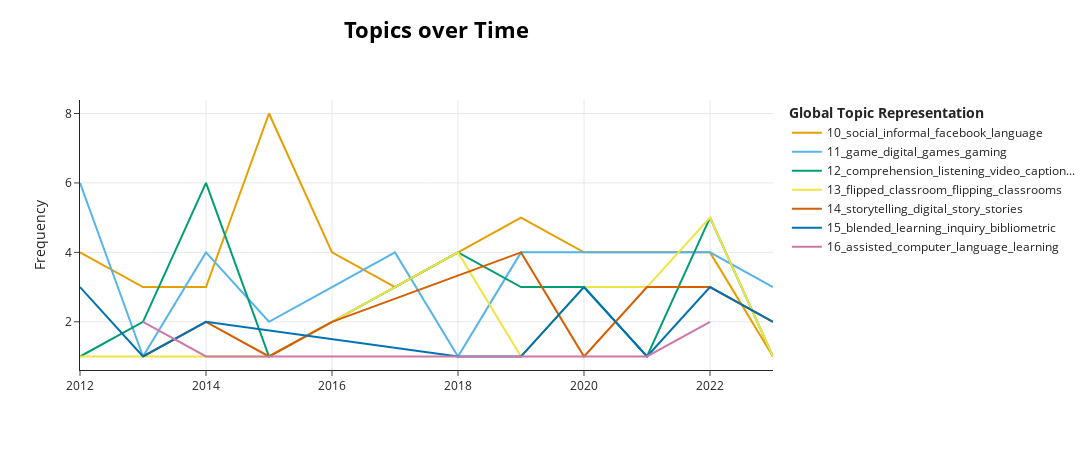

The code cell stored with this chart in its notebook:
### Code cell
model.visualize_topics_over_time(topics_over_time, topics=[10, 11, 12, 13, 14, 15, 16])

### Figure 1 — Plotly figure (JSON) as saved in the notebook; plotly's stock layout.template omitted (floating-point values rounded to 4 significant figures)
{"data": [{"hoverinfo": "text", "hovertext": ["<b>Topic 10</b><br>Words: communities, social, informal, facebook, hegemony", "<b>Topic 10</b><br>Words: emic, appropriately, informal, effectively, facebook", "<b>Topic 10</b><br>Words: transformation, microblogging, photovoice, empowering, facebook", "<b>Topic 10</b><br>Words: am, social, language, informal, facebook", "<b>Topic 10</b><br>Words: social, sites, borderlands, esol, networks", "<b>Topic 10</b><br>Words: facebook, teaches, networks, fluid, social", "<b>Topic 10</b><br>Words: informal, online, social, minority, shokran", "<b>Topic 10</b><br>Words: social, francophiles, informal, networks, web", "<b>Topic 10</b><br>Words: informal, facebook, experimentation, waters, varieties", "<b>Topic 10</b><br>Words: media, social, 2008, anonymous, generated", "<b>Topic 10</b><br>Words: memes, ecological, perspective, use, an"], "marker": {"color": "#E69F00"}, "mode": "lines", "name": "10_social_informal_facebook_language", "type": "scatter", "x": [2012, 2013, 2014, 2015, 2016, 2017, 2018, 2019, 2020, 2022, 2023], "y": [4, 3, 3, 8, 4, 3, 4, 5, 4, 4, 1]}, {"hoverinfo": "text", "hovertext": ["<b>Topic 11</b><br>Words: game, world, warcraft, playing, games", "<b>Topic 11</b><br>Words: play, learn, gaming, culture, to", "<b>Topic 11</b><br>Words: game, digital, games, gaming, something", "<b>Topic 11</b><br>Words: game, used, multiplayer, massively, games", "<b>Topic 11</b><br>Words: game, games, multiplayer, massively, simulation", "<b>Topic 11</b><br>Words: game, gaming, digital, connectivity, encouraging", "<b>Topic 11</b><br>Words: upper, urban, gaming, polish, secondary", "<b>Topic 11</b><br>Words: games, game, digital, multiplayer, massively", "<b>Topic 11</b><br>Words: game, digital, games, play, scenario", "<b>Topic 11</b><br>Words: game, gamers, guerrilla, catalan, fan", "<b>Topic 11</b><br>Words: game, digital, games, epistemic, discriminant", "<b>Topic 11</b><br>Words: game, pc, phrasal, multiplayer, massively"], "marker": {"color": "#56B4E9"}, "mode": "lines", "name": "11_game_digital_games_gaming", "type": "scatter", "x": [2012, 2013, 2014, 2015, 2016, 2017, 2018, 2019, 2020, 2021, 2022, 2023], "y": [6, 1, 4, 2, 3, 4, 1, 4, 4, 4, 4, 3]}, {"hoverinfo": "text", "hovertext": ["<b>Topic 12</b><br>Words: teenagers, captions, multimedia, effects, l2", "<b>Topic 12</b><br>Words: supports, reliance, caption, comprehension, listening", "<b>Topic 12</b><br>Words: comprehension, listening, captions, video, on", "<b>Topic 12</b><br>Words: filtering, handheld, caption, adaptive, devices", "<b>Topic 12</b><br>Words: listening, preview, choice, assessments, effects", "<b>Topic 12</b><br>Words: comprehension, listening, captions, television, synchronized", "<b>Topic 12</b><br>Words: viewing, videos, metacognitive, comprehension, captioned", "<b>Topic 12</b><br>Words: captions, comprehension, captioned, videos, tv", "<b>Topic 12</b><br>Words: captioned, videos, listening, comprehension, effects", "<b>Topic 12</b><br>Words: vlogs, captions, comprehension, effects, l2", "<b>Topic 12</b><br>Words: video, videos, comprehension, captions, listening", "<b>Topic 12</b><br>Words: presentation, full, display, nonverbal, partial"], "marker": {"color": "#009E73"}, "mode": "lines", "name": "12_comprehension_listening_video_caption...", "type": "scatter", "x": [2012, 2013, 2014, 2015, 2016, 2017, 2018, 2019, 2020, 2021, 2022, 2023], "y": [1, 2, 6, 1, 2, 3, 4, 3, 3, 1, 5, 1]}, {"hoverinfo": "text", "hovertext": ["<b>Topic 13</b><br>Words: readiness, hybrid, fl, toward, attitudes", "<b>Topic 13</b><br>Words: active, flipping, foster, classroom, flipped", "<b>Topic 13</b><br>Words: flipped, classroom, senior, elt, year", "<b>Topic 13</b><br>Words: flipped, classroom, chinese, flipping, mastery", "<b>Topic 13</b><br>Words: flipped, refusal, appropriate, achievement, classroom", "<b>Topic 13</b><br>Words: flipped, classroom, impacts, classrooms, college", "<b>Topic 13</b><br>Words: flipped, perspectives, classroom, flipping, reversal", "<b>Topic 13</b><br>Words: flipped, classroom, model, review, classrooms", "<b>Topic 13</b><br>Words: anxiety, classroom, flipped, reading, foreign"], "marker": {"color": "#F0E442"}, "mode": "lines", "name": "13_flipped_classroom_flipping_classrooms", "type": "scatter", "x": [2012, 2015, 2017, 2018, 2019, 2020, 2021, 2022, 2023], "y": [1, 1, 3, 4, 1, 3, 3, 5, 1]}, {"hoverinfo": "text", "hovertext": ["<b>Topic 14</b><br>Words: it, proud, did, piece, storytelling", "<b>Topic 14</b><br>Words: storytelling, enjoyment, concerns, key, malaysian", "<b>Topic 14</b><br>Words: mind, narratives, structuring, gameplay, story", "<b>Topic 14</b><br>Words: stories, digital, bringing, overview, texts", "<b>Topic 14</b><br>Words: storytelling, digital, story, stories, creativity", "<b>Topic 14</b><br>Words: relational, stories, account, researching, identity", "<b>Topic 14</b><br>Words: story, attitude, storytelling, stage, textual", "<b>Topic 14</b><br>Words: storytelling, digital, creative, interdisciplinary, experienced", "<b>Topic 14</b><br>Words: story, desirability, absorption, fiction, hyperlink"], "marker": {"color": "#D55E00"}, "mode": "lines", "name": "14_storytelling_digital_story_stories", "type": "scatter", "x": [2013, 2014, 2015, 2016, 2019, 2020, 2021, 2022, 2023], "y": [1, 2, 1, 2, 4, 1, 3, 3, 2]}, {"hoverinfo": "text", "hovertext": ["<b>Topic 15</b><br>Words: blended, difficulties, college, within, japan", "<b>Topic 15</b><br>Words: dilemmas, blended, experiences, teacher, learner", "<b>Topic 15</b><br>Words: blended, explorations, appropriateness, interpretation, library", "<b>Topic 15</b><br>Words: blended, presence, participation, courses, spanish", "<b>Topic 15</b><br>Words: f2f, blended, comparing, roles, course", "<b>Topic 15</b><br>Words: blended, inquiry, porous, ownership, expanded", "<b>Topic 15</b><br>Words: blended, environment, university, perceptions, learner", "<b>Topic 15</b><br>Words: blended, bibliometric, inclusive, indexed, ssci", "<b>Topic 15</b><br>Words: blended, stracke, dropping, 2007, college"], "marker": {"color": "#0072B2"}, "mode": "lines", "name": "15_blended_learning_inquiry_bibliometric", "type": "scatter", "x": [2012, 2013, 2014, 2018, 2019, 2020, 2021, 2022, 2023], "y": [3, 1, 2, 1, 1, 3, 1, 3, 2]}, {"hoverinfo": "text", "hovertext": ["<b>Topic 16</b><br>Words: computer, element, human, assisted, iranian", "<b>Topic 16</b><br>Words: environmental, affecting, success, conceptual, assisted", "<b>Topic 16</b><br>Words: rican, costa, experimental, schools, assisted", "<b>Topic 16</b><br>Words: retrospect, prospect, literature, assisted, empirical", "<b>Topic 16</b><br>Words: transdisciplinarity, toward, assisted, computer, language", "<b>Topic 16</b><br>Words: monolingual, problem, assisted, computer, language", "<b>Topic 16</b><br>Words: modeling, five, topic, twenty, years", "<b>Topic 16</b><br>Words: 1977, micro, scientometric, assisted, theoretical"], "marker": {"color": "#CC79A7"}, "mode": "lines", "name": "16_assisted_computer_language_learning", "type": "scatter", "x": [2013, 2014, 2016, 2018, 2019, 2020, 2021, 2022], "y": [2, 1, 1, 1, 1, 1, 1, 2]}], "layout": {"height": 450, "hoverlabel": {"bgcolor": "white", "font": {"family": "Rockwell", "size": 16}}, "legend": {"title": {"text": "<b>Global Topic Representation"}}, "title": {"font": {"color": "Black", "size": 22}, "text": "<b>Topics over Time</b>", "x": 0.4, "xanchor": "center", "y": 0.95, "yanchor": "top"}, "width": 1250, "xaxis": {"showgrid": true}, "yaxis": {"showgrid": true, "title": {"text": "Frequency"}}}}
